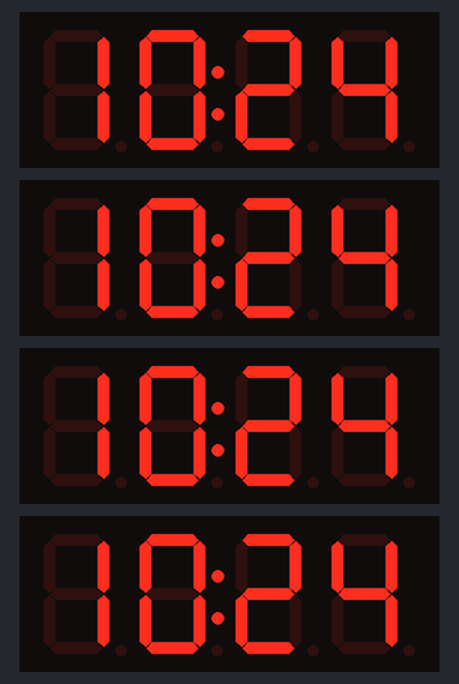
Bench run of a program on a simulated Raspberry Pi (BCM pin numbers). On the bench: 4 × 4-digit seven-segment display. The clock reads 2024-03-15 10:24:30 at power-on unless the program sets it; every time zone reads the same local clock; library files of the repository ran but are not shown: tm1637.py.

Above: at 0.1 s.
At 90.7 s:
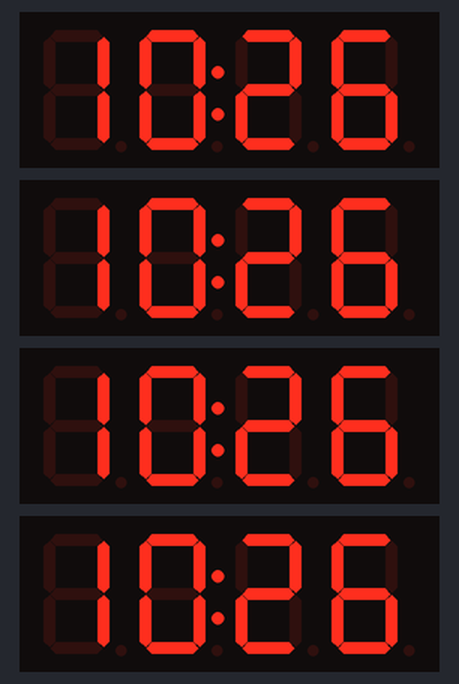

The program:

worldclock.py
```python
#!/usr/bin/env python
# -*- coding: utf-8 -*-

import time
import datetime
import pytz
import tm1637

# Initialize the display (GND, VCC=3.3V, Example Pins are DIO-21 and CLK20)
# Do not use GPIO5 and GPIO6 for a display.
Display1 = tm1637.TM1637(CLK=13, DIO=12, brightness=1.0)
Display2 = tm1637.TM1637(CLK=19, DIO=16, brightness=1.0)
Display3 = tm1637.TM1637(CLK=26, DIO=20, brightness=1.0)
Display4 = tm1637.TM1637(CLK=21, DIO=22, brightness=1.0)

# Set Brightness and Doublepoint
Display1.SetBrightness(0.1)
Display2.SetBrightness(0.1)
Display3.SetBrightness(0.1)
Display4.SetBrightness(0.1)
Display1.ShowDoublepoint(True)
Display2.ShowDoublepoint(True)
Display3.ShowDoublepoint(True)
Display4.ShowDoublepoint(True)

while True:
    utc_now = pytz.utc.localize(datetime.datetime.now())
    cst_now = utc_now.astimezone(pytz.timezone("America/Chicago"))
    pst_now = utc_now.astimezone(pytz.timezone("America/Los_Angeles"))
    zst_now = utc_now.astimezone(pytz.timezone("Europe/Zurich"))
    hour = utc_now.hour
    minute = utc_now.minute
    currenttime = [int(hour/10),hour%10,int(minute/10),minute%10]
    Display2.Show(currenttime)
    hour = pst_now.hour
    currenttime = [int(hour/10),hour%10,int(minute/10),minute%10]
    Display4.Show(currenttime)
    hour = cst_now.hour
    currenttime = [int(hour/10),hour%10,int(minute/10),minute%10]
    Display3.Show(currenttime)
    hour = zst_now.hour
    currenttime = [int(hour/10),hour%10,int(minute/10),minute%10]
    Display1.Show(currenttime)
    time.sleep(1)
```
